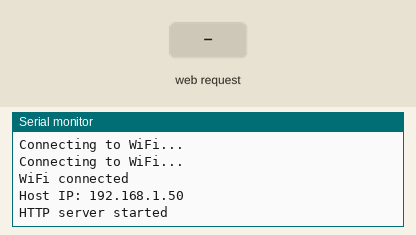
This sketch was run on a simulated ESP32. Parts: the last lines printed to the serial monitor. The test bench sets the inputs (shaded band). WiFi joins after 1.5 s; servers stay silent unless stated; the local clock reads 2024-03-15 10:24:30 at power-on unless the sketch sets it.

Above: at 3.2 s.
3.3 s: HTTP request GET /temperature received
At 3.8 s:
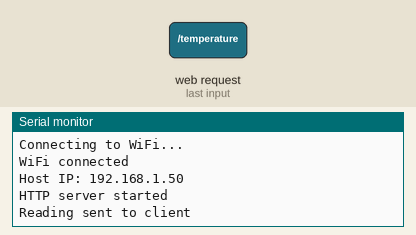
4.8 s: HTTP request GET /toggle?action=start received
At 6.0 s:
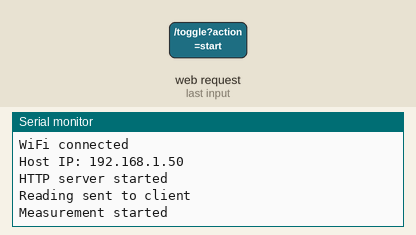
6.3 s: HTTP request GET /toggle?action=stop received
At 7.3 s:
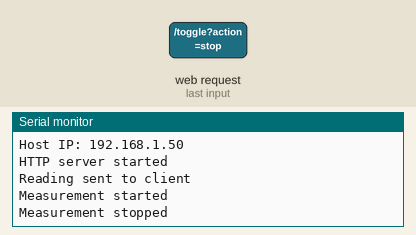

The sketch:

host.ino
```cpp
#include <WiFi.h>
#include <WebServer.h>
#include <time.h>

const char* WIFI_SSID     = "XXXX";
const char* WIFI_PASSWORD = "XXXX";

WebServer server(80);
bool measuring = true;

float readInternalTemperature() {
  return temperatureRead();
}

String getUTCTime() {
  time_t now;
  struct tm timeinfo;
  time(&now);
  gmtime_r(&now, &timeinfo);

  char buffer[32];
  strftime(buffer, sizeof(buffer), "%Y-%m-%d %H:%M:%S", &timeinfo);
  return String(buffer);
}

void handleTemperature() {
  if (!measuring) {
    server.send(503, "text/plain", "Measurement is stopped");
    return;
  }

  float temperature = readInternalTemperature();
  String utcTime    = getUTCTime();
  String response   = "Internal temperature: " + String(temperature, 2) + " C, UTC time: " + utcTime;

  server.send(200, "text/plain", response);
  Serial.println("Reading sent to client");
}

void handleToggle() {
  String action = server.arg("action");

  if (action == "start") {
    measuring = true;
    server.send(200, "text/plain", "Measurement started");
    Serial.println("Measurement started");
  } else if (action == "stop") {
    measuring = false;
    server.send(200, "text/plain", "Measurement stopped");
    Serial.println("Measurement stopped");
  } else {
    server.send(400, "text/plain", "Invalid action");
  }
}

void setup() {
  Serial.begin(115200);
  WiFi.begin(WIFI_SSID, WIFI_PASSWORD);

  while (WiFi.status() != WL_CONNECTED) {
    delay(1000);
    Serial.println("Connecting to WiFi...");
  }

  Serial.println("WiFi connected");
  Serial.print("Host IP: ");
  Serial.println(WiFi.localIP());

  configTime(0, 0, "pool.ntp.org", "time.nist.gov");

  server.on("/temperature", handleTemperature);
  server.on("/toggle", handleToggle);

  server.begin();
  Serial.println("HTTP server started");
}

void loop() {
  server.handleClient();
}
```

Measured:
- after the input at 3.3 s, the serial monitor: prints a new line at once (image 1)
- after the input at 4.8 s, the serial monitor: prints a new line at once (image 2)
- after the input at 6.3 s, the serial monitor: prints a new line at once (image 3)
